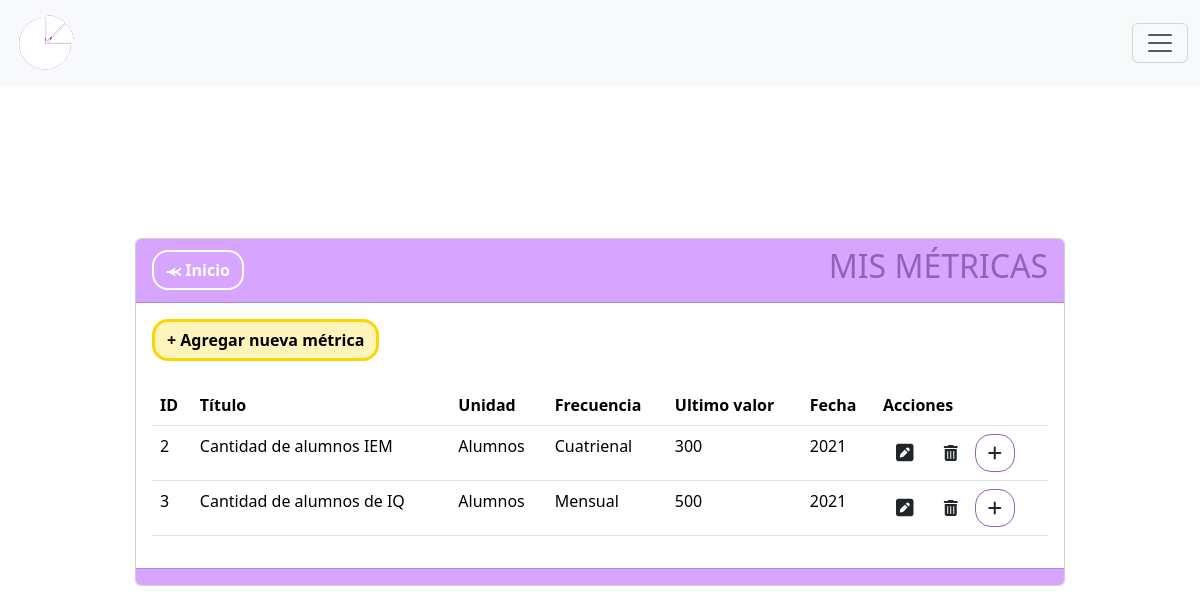
The app's page /metricas, older data.
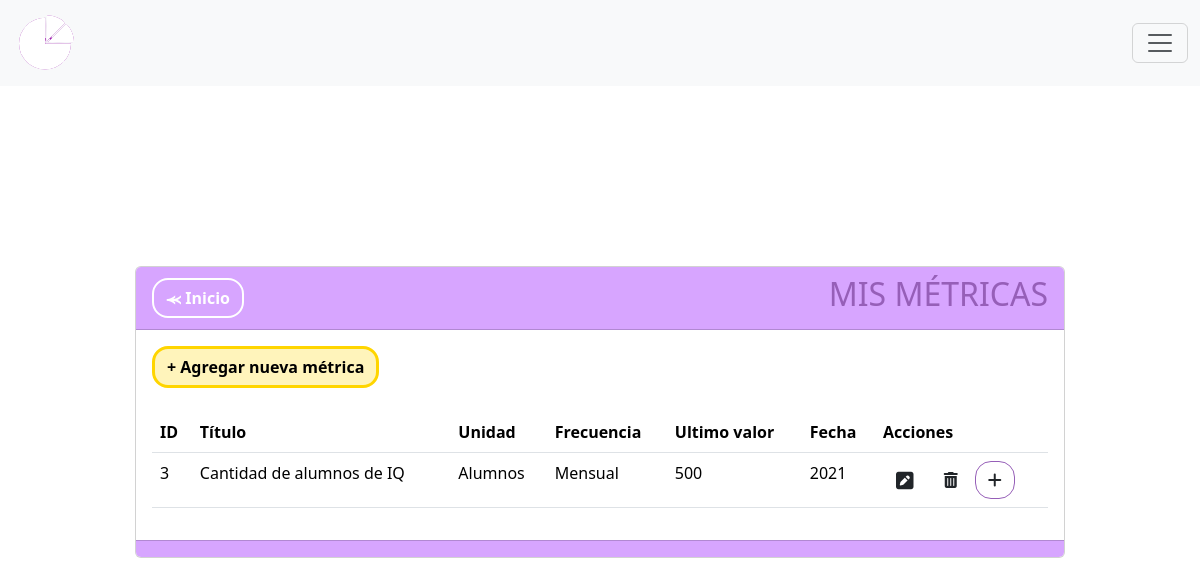
The same page, newer data.
### MIReApp/models.py (models this page shows, shortened)
class Metrica(models.Model):
    id = models.AutoField(primary_key=True)
    titulo = models.CharField(max_length=100,
                              verbose_name='Título',
                              unique= True,
                              validators= [
                                  RegexValidator(regex= r'^[a-zA-Z\s]*$',
                                                 message="El nombre no puede contener caracteres especiales.",
                                                 code='invalid_nombre')
                              ])
    descripcion = models.TextField(max_length=100, verbose_name='Descripción', blank=True, null=True)  #blank=True y null=True permiten que el campo se envie vacio
    unidad_medida = models.CharField(max_length=100,
                                        verbose_name='Unidad de Medida',
                                        validators= [
                                            RegexValidator(regex= r'^[a-zA-Z\s]*$',
                                                            message="La unidad de medida no puede contener caracteres especiales",
                                                            code='invalid_nombre')
                                        ])
    frecuencia = models.CharField(max_length=10, choices=FRECUENCIAS)
    valor = models.IntegerField(verbose_name='Valor', validators=[MinValueValidator(0, message="El valor no puede ser negativo")], default=0)
    year = models.PositiveIntegerField(verbose_name='Ingrese año:', validators=[validate_year])
    month = models.CharField(max_length=10, verbose_name='Ingrese mes:', choices=MESES, blank=True, null=True)
    semestral = models.CharField(max_length=15, verbose_name='Ingrese semestre:', choices=SEMESTRES, blank=True, null=True,)
    year2 = models.PositiveIntegerField(blank=True, null=True, verbose_name='Segundo año')

### MIReApp/views.py (the view)
# urls.py: path('metricas', views.metricas, name='metricas'),
def metricas(request):
    metricas = Metrica.objects.all()
    ultimos_valores = list()
    for u in metricas:
        if HistorialMetrica.objects.filter(metrica=u.id).order_by('año_historico'):
            t = list(HistorialMetrica.objects.filter(metrica=u.id).order_by('año_historico'))[-1] #Obtengo el la ultima instancia de la metrica
            u.valor = str(t.valor_historico) #Agrego en el campo valor, el valor de la ultima instancia
            u.year = str(t.año_historico) #Agrego en el campo año, el año de la ultima instancia
    return render(request, 'metricas/index.html', {'metrica': metricas})

### MIReApp/templates/metricas/index.html (shortened to what this page needs)
{% extends "base.html" %}
{% block contenido %}
<center>
    <link rel="stylesheet" href="https://cdnjs.cloudflare.com/ajax/libs/font-awesome/6.4.2/css/all.min.css">
    <div class="col-md-10 card" style="text-align: left;">
        <div class="card-header" style="background-color: #D7A5FF;">
            <div style="display: flex; justify-content: space-between; align-items: center;">
                <span><a href="{% url 'inicio' %}" class="btn btn-secondary rounded-4 fw-bold" style="background-color: transparent; color: #ffff;border-color: #ffff;border-width: 2px;">⪻ Inicio</a></span>
                <span><h2 style="color: #965FB8">MIS MÉTRICAS</h2></span>
            </div>
        </div>
        <div class="card-body">
            <a name="" id="" class="btn fw-bold rounded-4" style="background-color: #fff4bb;color: #000000;border-color: #ffd500;border-width: 3px;" href="{% url 'crear' %}">+ Agregar nueva métrica</a>
            <br>
            <br>
            <div class="table-responsive">
                <table class="table rounded-4" style="background-color: #D7A5FF;">
                    <thead>
                        <tr>
                            <th scope="col">ID</th>
                            <th scope="col">Título</th>
                            <th scope="col">Unidad</th>
                            <th scope="col">Frecuencia</th>
                            <th scope="col">Ultimo valor</th>
                            <th scope="col">Fecha</th>
                            <th scope="col">Acciones</th>
                        </tr>
                    </thead>
                    <tbody>
                        {% for metri in metrica %}
                        <tr class="">
                            <td scope="row">{{ metri.id }}</td>
                            <td>{{ metri.titulo }}</td>
                            <td>{{ metri.unidad_medida }}</td>
                            <td>{{ metri.frecuencia }}</td>
                            <td>{{ metri.valor }}</td>
                            <td>{{ metri.year }}</td>
                            <td>
                                <a name="" id="" class="btn" href="{% url 'editar' metri.id %}"><i class="fa-solid fa-square-pen fa-lg"></i></a>
                                <a name="" id="" class="btn" href="{% url 'eliminar' metri.id %}" role="button"><i class="fa-solid fa-trash-can"></i></a>
                                <a name="" id="" class="btn rounded-4" style="border-color: #965FB8" href="{% url 'historial_metrica' metri.id %}"><i class="fa-solid fa-plus"></i></a>
                            </td>
                        </tr>
                        {% endfor %}
                    </tbody>
                </table>
            </div>
        </div>
        <div class="card-footer text-muted" style="background-color: #D7A5FF;">
        </div>
    </div>
</center>
{% endblock %}

Row changes from the older to the newer data that the page shows:
removed Metrica: id "2", titulo "Cantidad de alumnos IEM", unidad_medida "Alumnos", frecuencia "Cuatrienal", valor "300", year "2021"
